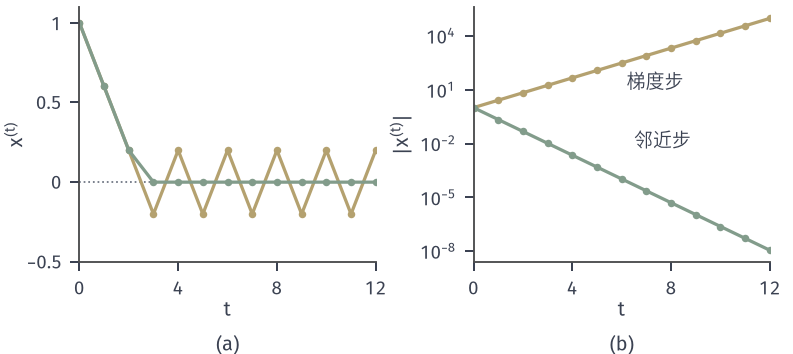

Recreate this plot in Python.
from pathlib import Path
import sys
ROOT = next(p for p in Path(__file__).resolve().parents if (p/'build.sh').is_file() and (p/'tex/book.tex').is_file())
sys.path.insert(0, str(ROOT/'figures/00-shared/mathematical-preliminaries-upper/00-shared/comprehension-figures'))
from support import figure, save, BLUE, GREEN, YELLOW, RED, PURPLE, INK, MUTED, GRID, BLUE_FILL, GREEN_FILL, YELLOW_FILL, RED_FILL, PURPLE_FILL
import numpy as np
HERE = Path(__file__).resolve().parent
STROKE = '#4C4D4F'
def panel(fig, left, right, top, bottom, wspace=.25, hspace=.2):
    fig.set_layout_engine(None)
    fig.subplots_adjust(left=left, right=right, top=top, bottom=bottom, wspace=wspace, hspace=hspace)
def tag(fig, ax, s, y=None, d=.15):
    p = ax.get_position(); fig.text((p.x0+p.x1)/2, (p.y0-d) if y is None else y, s, ha='center', va='top')
def opt(ax, x=0, y=0, ms=4.8, z=7): ax.plot([x],[y],'o',ms=ms,color=RED,mew=0,zorder=z)
# 显式与隐式：(a) f=|x|, x0=1, alpha=0.4；(b) f=4.5 x^2, x0=1, alpha=0.4。
fig,(A,B)=figure(width_mm=112,height_mm=50,ncols=2)
panel(fig,.10,.97,.98,.26,wspace=.33)
T=12
x=1.;F=[x]
for t in range(T): x=x-.4*np.sign(x);F.append(x)
x=1.;P=[x]
for t in range(T): x=np.sign(x)*max(abs(x)-.4,0);P.append(x)
tt=np.arange(T+1)
A.axhline(0,color=MUTED,lw=.7,ls=':');A.plot(tt,F,'-o',color=YELLOW,lw=1.3,ms=3,mew=0);A.plot(tt,P,'-o',color=GREEN,lw=1.3,ms=3,mew=0)
A.set_xticks([0,4,8,12]);A.set_yticks([-.5,0,.5,1],['$-0.5$','$0$','$0.5$','$1$']);A.set_xlim(0,12);A.set_ylim(-.5,1.1);A.set_xlabel('$t$',labelpad=1);A.set_ylabel('$x^{(t)}$',labelpad=0)

c=9;a=.4;tt=np.arange(0,13)
B.semilogy(tt,np.abs(1-a*c)**tt,'-o',color=YELLOW,lw=1.3,ms=3,mew=0);B.semilogy(tt,(1/(1+a*c))**tt,'-o',color=GREEN,lw=1.3,ms=3,mew=0)
B.set_xticks([0,4,8,12]);B.set_xlim(0,12);B.set_xlabel('$t$',labelpad=1);B.set_ylabel('$|x^{(t)}|$',labelpad=3)
B.text(6.2,12,'梯度步',color=INK,fontsize=7.5);B.text(6.5,.0065,'邻近步',color=INK,fontsize=7.5)
fig.canvas.draw()
tag(fig,A,'(a)',y=.055);tag(fig,B,'(b)',y=.055)
save(fig,HERE,'figure',{'a':'|x|','b':'4.5x^2','alpha':.4,'forward_a':F,'backward_a':P})
